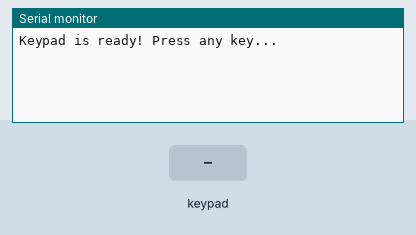
Simulated run of this sketch. Board: Arduino Uno, built with avr-gcc and run on an emulated ATmega328P. Shown: the last lines printed to the serial monitor. Inputs (shaded band) come from the test bench.

Above: at 1.2 s.
1.3 s: key '1' pressed
At 2.0 s:
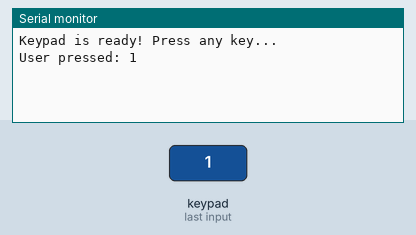
2.8 s: keypad keys 1 1 1 0 9 8 # pressed 0.4 s apart
At 6.4 s:
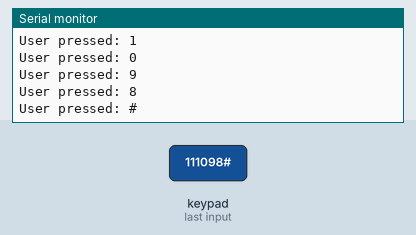
7.1 s: key 'A' pressed
At 7.6 s:
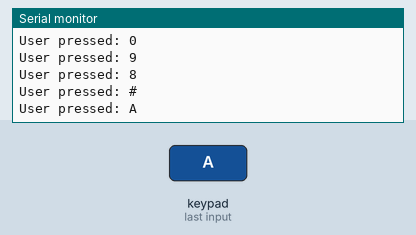
8.6 s: keypad keys 1 1 1 0 9 8 * pressed 0.4 s apart
At 12.0 s:
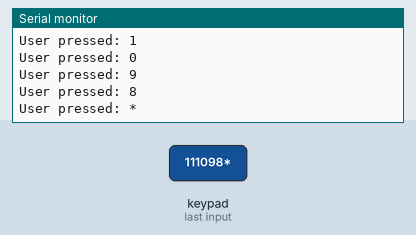
12.9 s: key 'B' pressed
At 14.1 s:
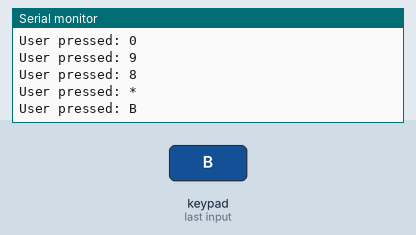
14.4 s: keypad keys 1 1 1 0 9 8 D pressed 0.4 s apart
At 17.7 s:
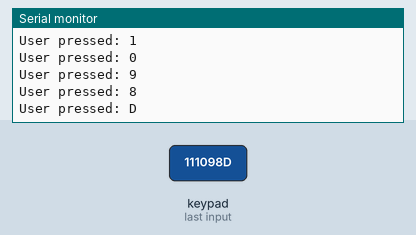
Timing chart, 0 to 19.2 s (numbered marks = the images above; inputs shaded):
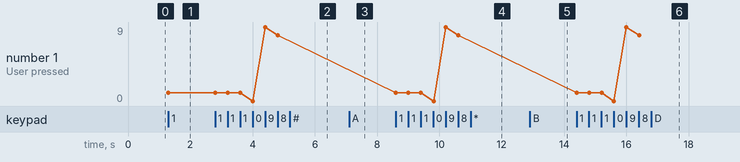

Measured:
- after the input at 1.3 s, the serial monitor: prints a new line at once (image 1)
- after the input at 2.8 s, the serial monitor: prints a new line after 1.2 s (image 2)
- after the input at 7.1 s, the serial monitor: prints a new line at once (image 3)
- after the input at 8.6 s, the serial monitor: prints a new line at once (image 4)
- after the input at 12.9 s, the serial monitor: prints a new line at once (image 5)
- after the input at 14.4 s, the serial monitor: prints a new line at once (image 6)
- plotted number 1: 1 → 8 after the input at 2.8 s

The sketch:

keypad_user_input.ino
```cpp
#include <Keypad.h> // use keypad library
// define keyboard size
const int rows = 4;
const int cols = 4;

// define keypad layout
char keys[rows][cols] = {
    {'1', '2', '3', 'A'},
    {'4', '5', '6', 'B'},
    {'7', '8', '9', 'C'},
    {'*', '0', '#', 'D'}};

// connect keypad pins
byte rowPins[rows] = {11, 10, 9, 8};
byte colPins[cols] = {7, 6, 5, 4};

// create keypad object
Keypad myKeypad = Keypad(makeKeymap(keys), rowPins,
                         colPins, rows, cols);

void setup()
{
    // put your setup code here, to run once:
    Serial.begin(9600);
    Serial.println("Keypad is ready! Press any key...");
}

void loop()
{
    // put your main code here, to run repeatedly:
    // read key from keyboard
    char key = myKeypad.getKey();

    // print the key just read
    if (key)
    {
        Serial.print("User pressed: ");
        Serial.println(key);
    }
}
```
